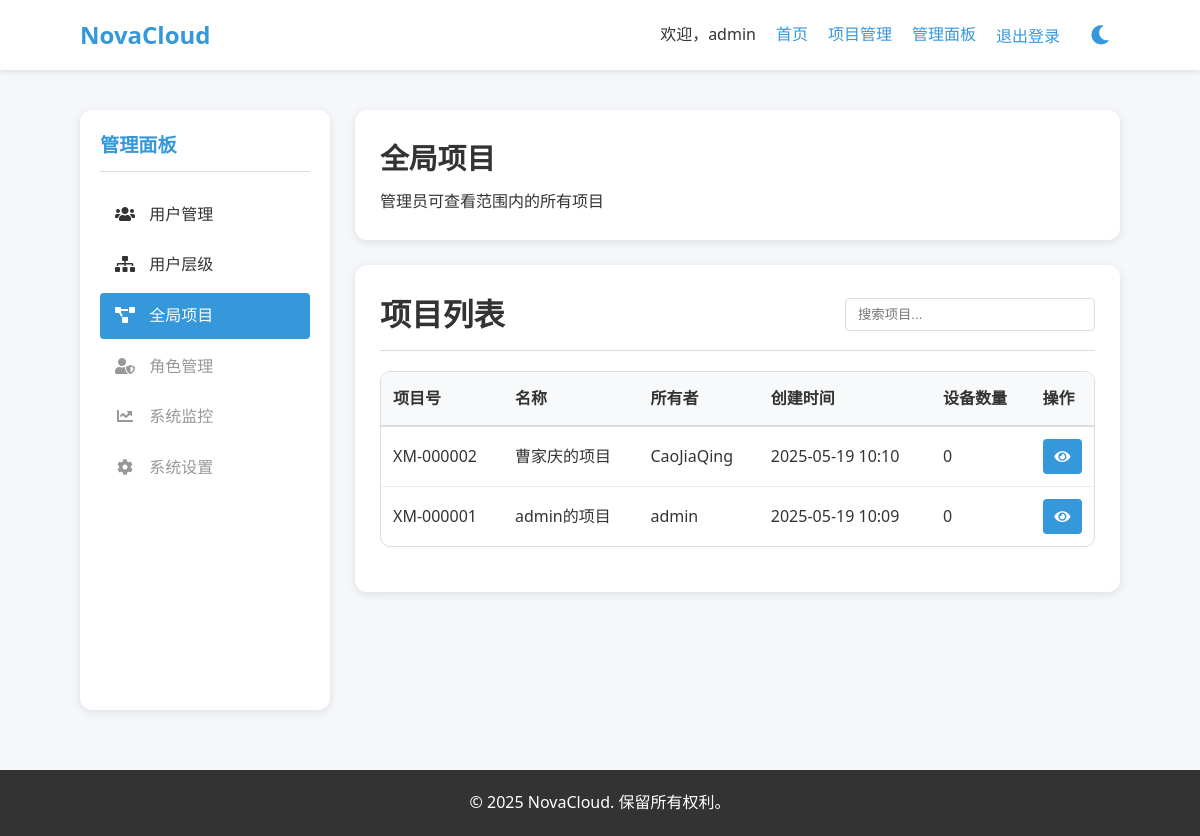
/admin-panel/projects/all/ (signed in), run on an earlier commit of the app's database.
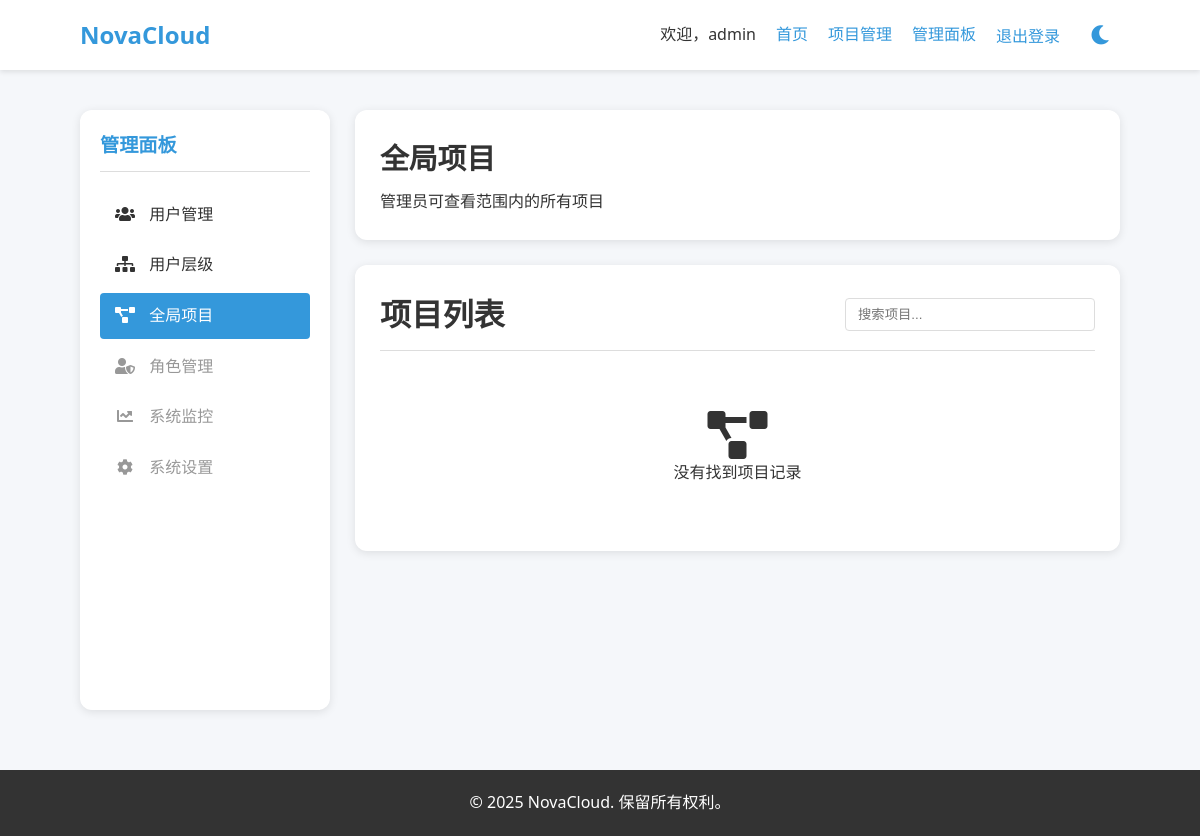
And on a later commit of the database.
### iot_devices/models.py (models this page shows, shortened)
class Project(models.Model):
    project_id = models.CharField('项目号', max_length=20, unique=True, help_text="例如：PRJ-XXXXXX")
    name = models.CharField('项目名称', max_length=100)
    description = models.TextField('项目描述', blank=True, null=True)
    owner = models.ForeignKey(settings.AUTH_USER_MODEL, on_delete=models.CASCADE, verbose_name='所有者')
    created_at = models.DateTimeField('创建时间', auto_now_add=True)
    updated_at = models.DateTimeField('更新时间', auto_now=True)
    class Meta:
        verbose_name = '项目'
        verbose_name_plural = '项目'
        ordering = ['-created_at']

### admin_panel/views.py (the view)
# urls.py: path('projects/all/', views.GlobalProjectListView.as_view(), name='global_project_list'),
class GlobalProjectListView(LoginRequiredMixin, AdminRequiredMixin, ListView):
    model = Project
    template_name = 'admin_panel/projects/global_project_list.html'
    context_object_name = 'projects'
    def get_queryset(self):
        user = self.request.user
        if user.is_superuser:
            return Project.objects.all()
        user_ids = get_subordinate_user_ids(user)
        return Project.objects.filter(owner__id__in=user_ids)
    def get_context_data(self, **kwargs):
        context = super().get_context_data(**kwargs)
        context['title'] = '全局项目'
        context['is_admin_view'] = True
        return context

### admin_panel/views.py (called while the page is built)
    def test_func(self):
        return self.request.user.is_staff or (
            hasattr(self.request.user, 'profile') and
            self.request.user.profile.role and
            self.request.user.profile.role.permissions.filter(codename='can_manage_users').exists()
        )

### templates/admin_panel/projects/global_project_list.html (shortened to what this page needs)
{% extends 'admin_panel/base_admin.html' %}
{% load static %}
{% block admin_content %}
    <div class="admin-content-header">
        <h1>全局项目</h1>
        <p>管理员可查看范围内的所有项目</p>
    </div>
    <div class="admin-box">
        <div class="admin-box-title d-flex justify-content-between align-items-center">
            <h2>项目列表</h2>
            <div class="search-filter-box">
                <input type="text" id="projectSearch" class="form-control" placeholder="搜索项目..." onkeyup="filterProjects()">
            </div>
        </div>
        <div class="admin-box-content">
            {% if projects %}
                <div class="table-responsive">
                    <table class="table table-hover" id="projectTable">
                        <thead>
                            <tr class="table-header-row">
                                <th>项目号</th>
                                <th>名称</th>
                                <th>所有者</th>
                                <th>创建时间</th>
                                <th>设备数量</th>
                                <th>操作</th>
                            </tr>
                        </thead>
                        <tbody>
                            {% for project in projects %}
                                <tr>
                                    <td>{{ project.project_id }}</td>
                                    <td>{{ project.name }}</td>
                                    <td>{{ project.owner.username }}</td>
                                    <td>{{ project.created_at|date:"Y-m-d H:i" }}</td>
                                    <td>{{ project.devices.count }}</td>
                                    <td>
                                        <div class="btn-group btn-group-sm">
                                            <a href="{% url 'iot_devices:project_detail' project.project_id %}" class="btn btn-info" title="查看">
                                                <i class="fas fa-eye"></i>
                                            </a>
                                        </div>
                                    </td>
                                </tr>
                            {% endfor %}
                        </tbody>
                    </table>
                </div>
            {% else %}
                <div class="empty-state">
                    <i class="fas fa-project-diagram fa-3x text-muted mb-3"></i>
                    <p>没有找到项目记录</p>
                </div>
            {% endif %}
        </div>
    </div>
{% endblock %}

What changed in the data, as far as the page shows it:
removed Project: project_id "XM-000002", name "曹家庆的项目", owner.username "CaoJiaQing", created_at "2025-05-19 10:10", devices.count "0"
removed Project: project_id "XM-000001", name "admin的项目", owner.username "admin", created_at "2025-05-19 10:09", devices.count "0"
Also different on the page:
text no longer shown: "项目号 名称 所有者 创建时间 设备数量 操作"
text now shown: "没有找到项目记录"
